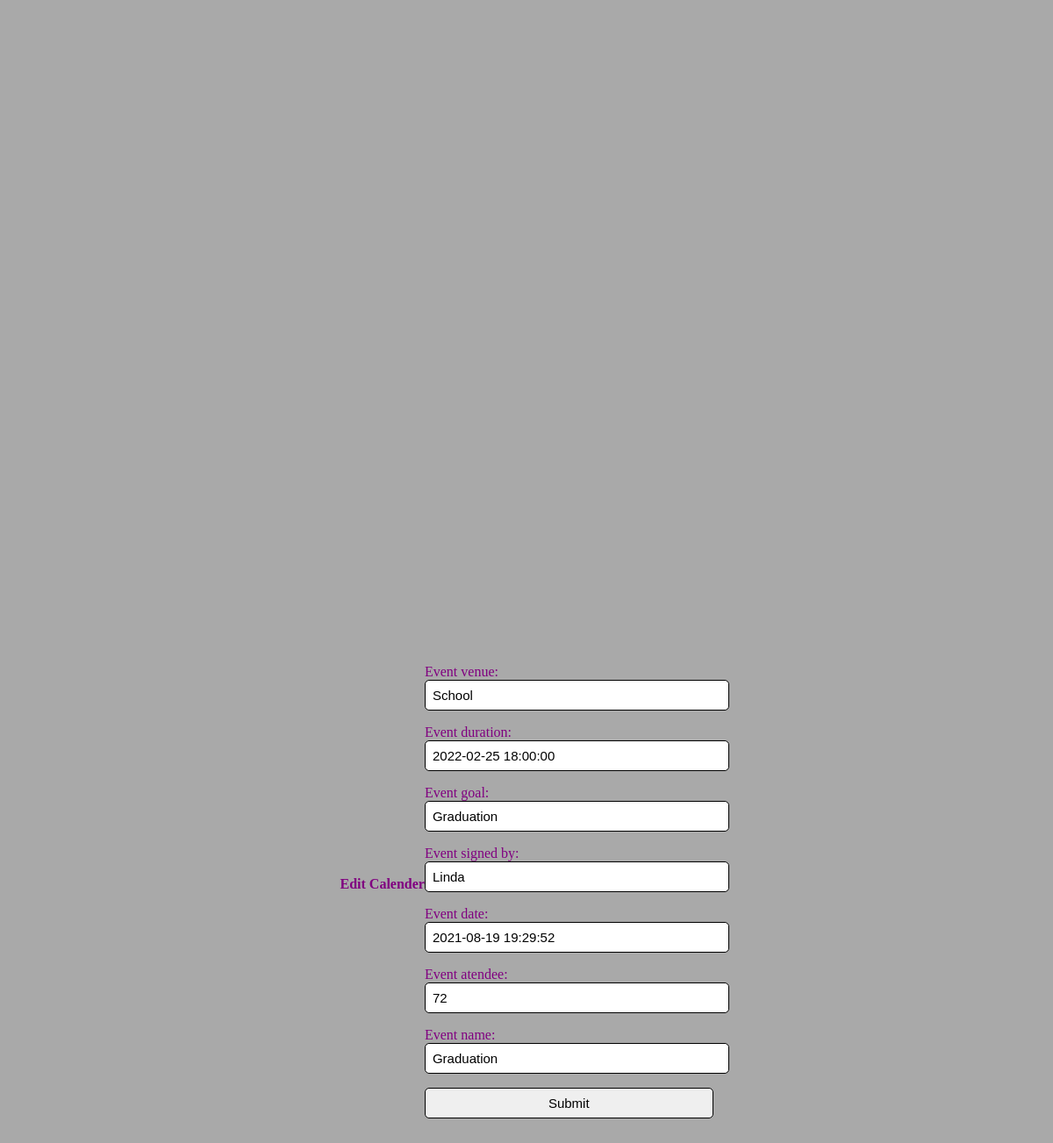
Screenshot of /calender/edit/1/ with the database file from the repository.
### calender/models.py (models this page shows, shortened)
class Calender(models.Model):
    Event_venue=models.CharField(max_length=10,null=True,blank=True)
    Event_duration=models.DateTimeField(max_length=12,null=True,blank=True)
    Event_goal=models.CharField(max_length=13,null=True,blank=True)
    Event_signed_by=models.CharField(max_length=12,null=True,blank=True)
    Event_date=models.DateTimeField(max_length=10,null=True,blank=True)
    Event_atendee=models.IntegerField(max_length=10,null=True,blank=True)
    Event_name=models.CharField(max_length=12,null=True,blank=True)

### calender/views.py (the view)
# urls.py: path("edit/<int:id>/", edit_calender, name="edit_calender"),
def  edit_calender(request,id):
     calender=Calender.objects.get(id=id)
     if request.method=="POST":
          form=Calenderregistrationform(request.POST,instance=calender)
          if form.is_valid():
               form.save()
     else:
          form=Calenderregistrationform(instance=calender)
          return render(request,"edit_calender.html",{"form":form})

### calender/forms.py
class Calenderregistrationform(forms.ModelForm):
    class Meta:
        model=Calender
        fields="__all__"

### calender/templates/edit_calender.html (shortened to what this page needs)
<!DOCTYPE html>
<html lang="en">
<head>
</head>
<body>
    <h4>Edit Calender</h4>
    <form method="POST">
        {{form.as_p}}
        <input type="submit">
</form>
</body>
</html>

### calender/templates/edit_calender.html (style rules this page uses)
body { background-color: darkgray; padding: 50; align-items: center; height: 250vh; display: flex; justify-content: center; color: purple; }
input { width: 100%; outline: none; border: 1px solid ; font-size: 15px; padding: 8px 8px; border-radius: 5px; }

### rows the page displays
Calender: Event_venue "School", Event_duration "2022-02-25 18:00:00", Event_goal "Graduation", Event_signed_by "Linda", Event_date "2021-08-19 19:29:52", Event_atendee "72", Event_name "Graduation"
